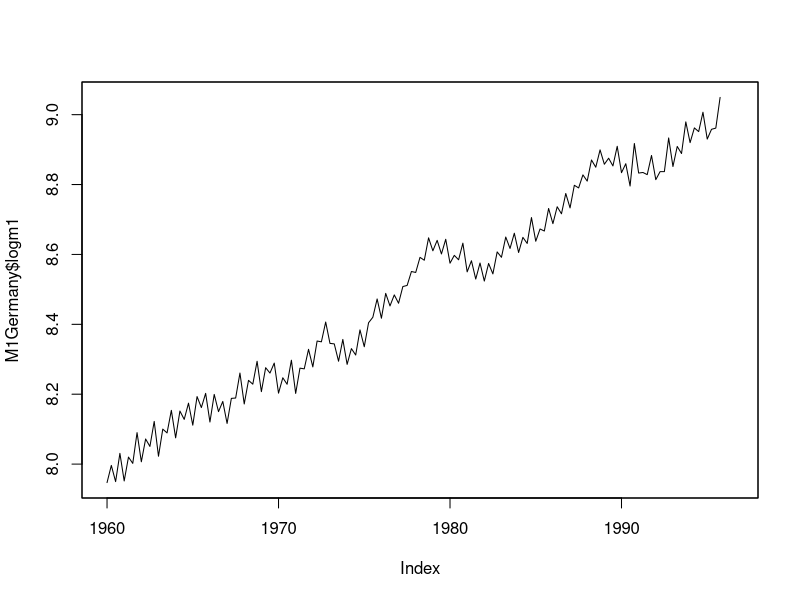
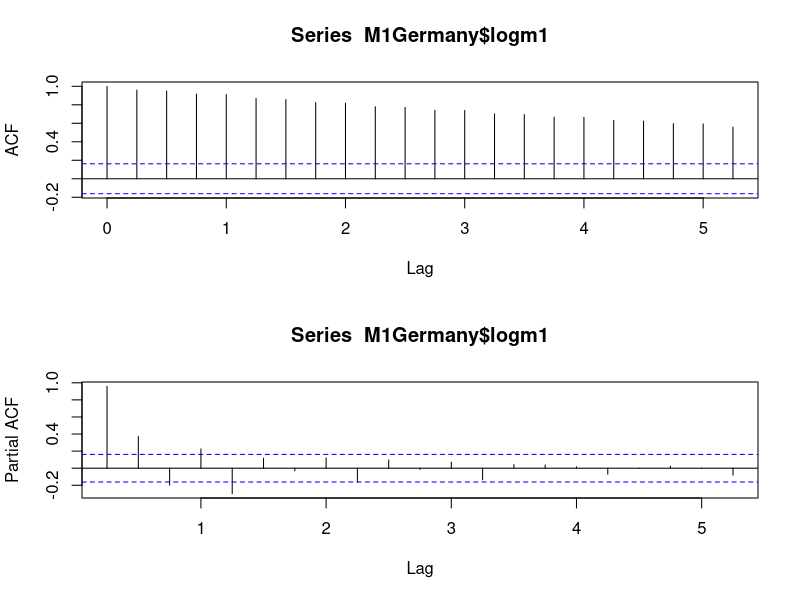
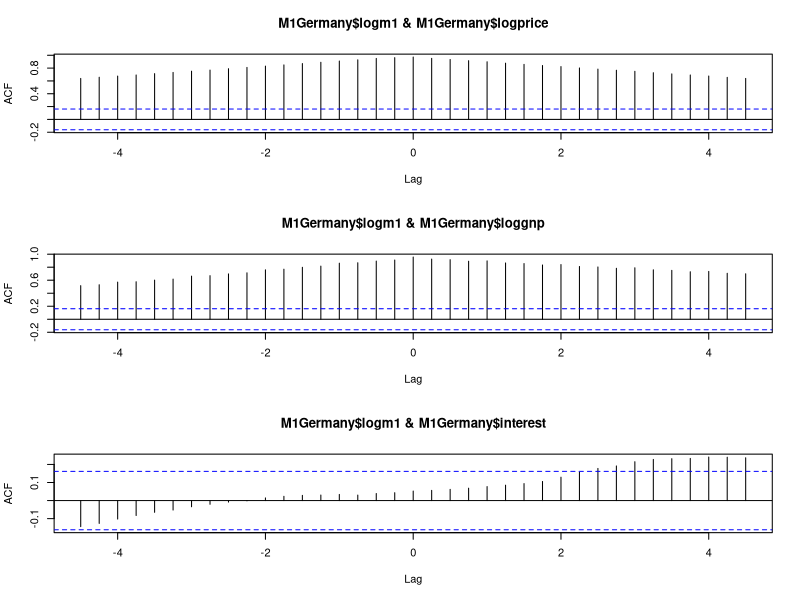
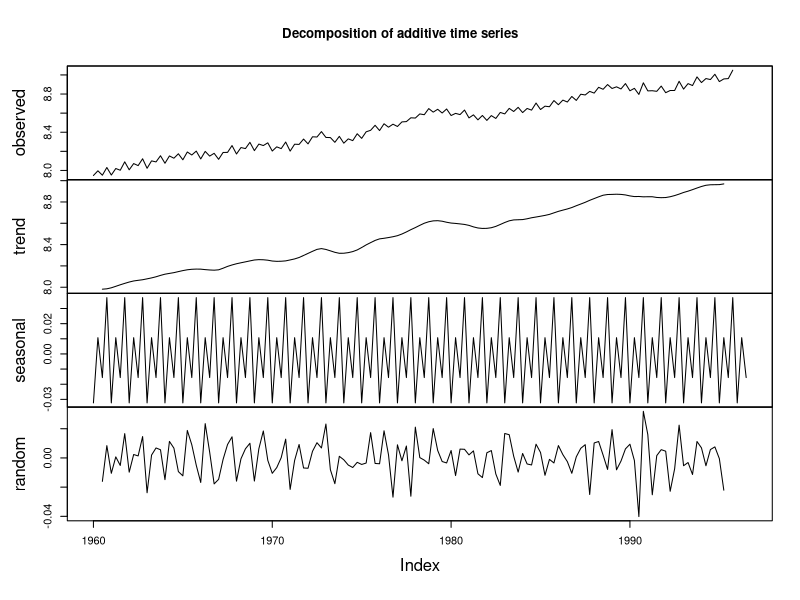
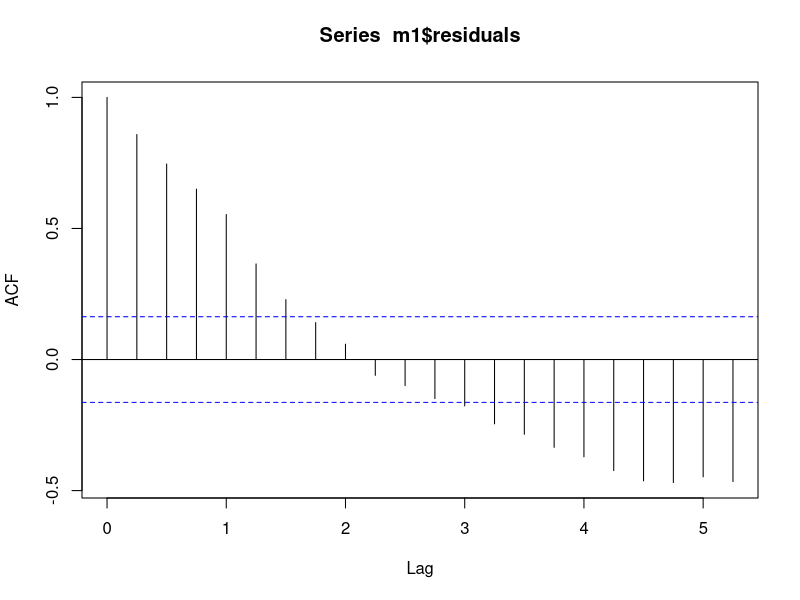
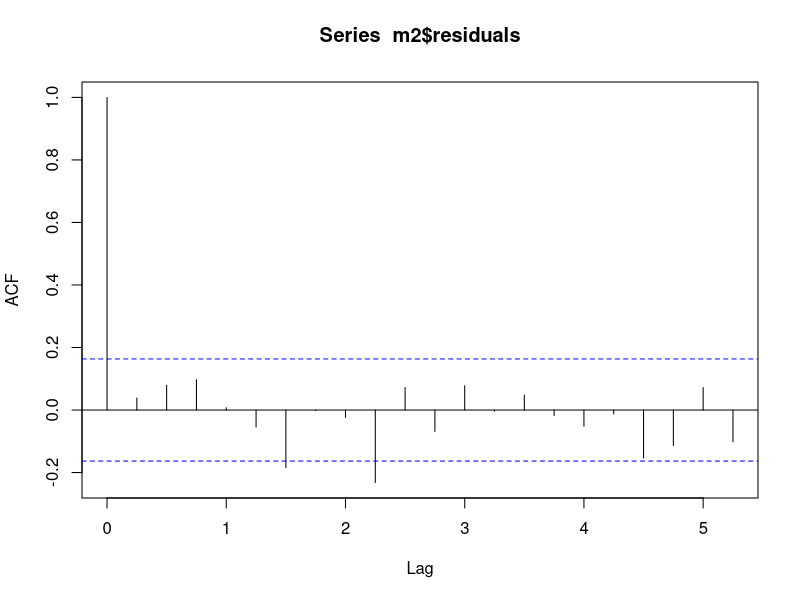
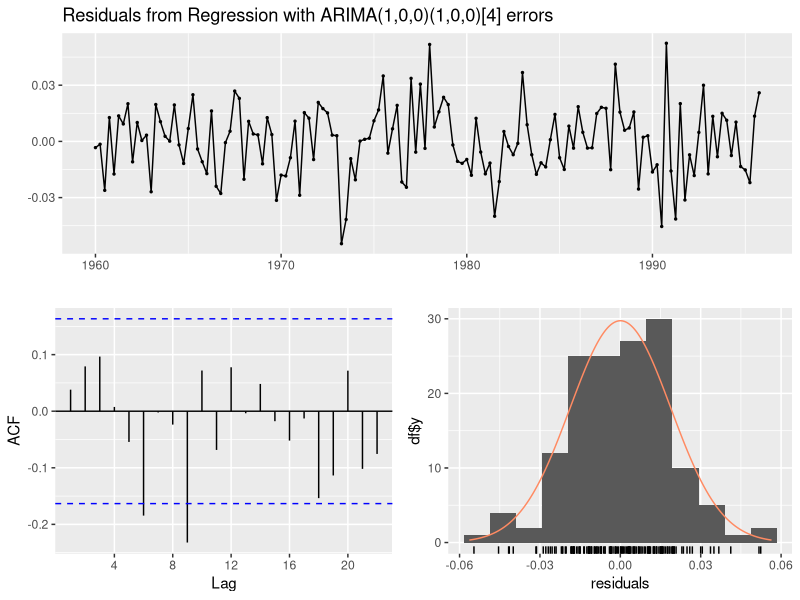
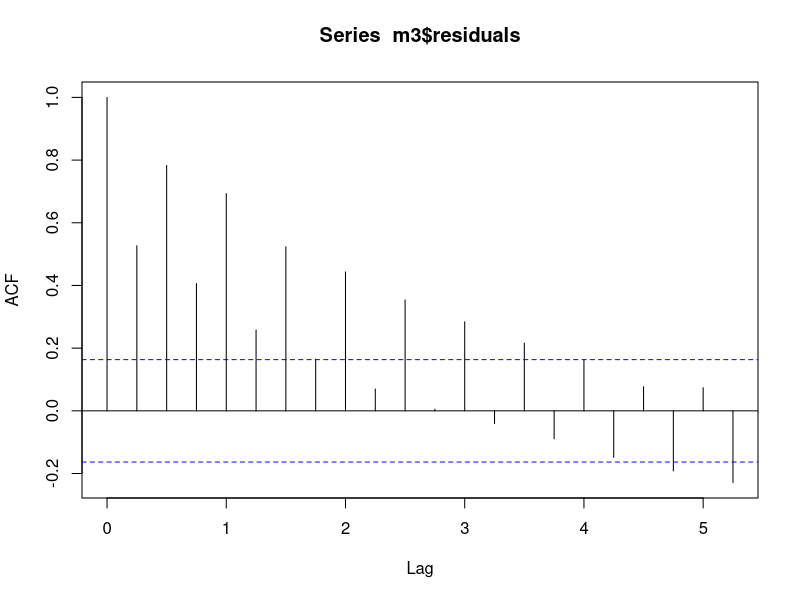

Source code (R) for these figures, in order: (Note: this script raises an error after producing the figures.)
############################
library(forecast)
library(dynlm)
library(lmtest)
# nacteni knihoven

############################
data("M1Germany")
head(M1Germany)
  # ekonomicka ctvrtletni data z Nemecka
  # M1 index "financni zasoby"

plot(M1Germany$logm1)
  # casova rada s trendem a sezonnosti, jak pro ni najit optimalni model?

# autokorelacni funkce
par(mfrow=c(2,1))
acf(M1Germany$logm1,na.action =na.pass)
pacf(M1Germany$logm1,na.action =na.pass)
par(mfrow=c(1,1))
  # je videt vysoka autokorelovanost (diky trendu)

# zavislost na ostatnich raddach
par(mfrow=c(3,1))
ccf(M1Germany$logm1,M1Germany$logprice,na.action =na.pass)
ccf(M1Germany$logm1,M1Germany$loggnp,na.action =na.pass)
ccf(M1Germany$logm1,M1Germany$interest,na.action =na.pass)
par(mfrow=c(1,1))
  # je videt vysoka korelovanost s ostatnimi radami
  # s logprice a loggnp s nulovym zpozdenim
  # s interest se zpozdenim 4 roky

# nejprve se podivame na radu jako takovou
plot(decompose(M1Germany$logm1))

m1<-dynlm(M1Germany$logm1~trend(M1Germany$logm1)+season(M1Germany$logm1))
summary(m1)
  # odhady koeficientu trendu i sezonni slozky
acf(m1$residuals)
  # residua jsou korelovana, je treba pridat arima model pro ne

# potrebuji matici "vysvetlujicich promennych tohoto modelu
m1$model[1:20,]
zavisla<-m1$model[,1]
# namisto puvodni rady logm1 pouzivam tu z modelu, kde jsou vynechana chybejici pozorovani
x.reg1<-m1$model[,2:3]
  # regresory
x.reg2<-cbind("trend"=x.reg1[,1],"Q2"=ifelse(x.reg1[,2]=="Q2",1,0),
              "Q3"=ifelse(x.reg1[,2]=="Q3",1,0),"Q4"=ifelse(x.reg1[,2]=="Q4",1,0))
head(x.reg2)
  # vytvoreni "dummy variables" do modelu
x.reg3<-as.matrix(x.reg2)
  # auto.arima potrebuje regresory ve tvaru matice
m2<-auto.arima(zavisla,xreg=x.reg3)
summary(m2)
# vysledny model
acf(m2$residuals)
# mam nekorelovana residua - dobry model
checkresiduals(m2)

# zavislost na ostatnich promennych
m3<-dynlm(M1Germany$logm1~M1Germany$logprice+M1Germany$loggnp+M1Germany$interest)
# zavislost v aktualnim case
summary(m3)
# shrnuti modelu
# ale neni lepsi brat i promenne interest zavislost se zpozdenim?
m4<-dynlm(M1Germany$logm1~M1Germany$logprice+M1Germany$loggnp+L(M1Germany$interest,-4))
# zpozdeni o 4 kroky
summary(m4)
# nevypada to

acf(m3$residuals)
# mam korelovana residua, musim pridat jeste cast arima
# vytvoreni matice regresoru
x.reg<-as.matrix(M1Germany[,2:4])
m5<-auto.arima(M1Germany$logm1,xreg=x.reg)
summary(m5)               
coeftest(m5)
# vsechny koeficienty modelu jsou vyznamne
acf(m5$residuals,na.action = na.pass)
# nekorelovana residua - dobry model
checkresiduals(m5)

# auto arima
m6<-auto.arima(M1Germany$logm1)
summary(m6)
acf(m6$residuals,na.action = na.pass)
# nekorelovana residua - dobry model

# ktery model je nejlepsi?
BIC(m1)
BIC(m2)
BIC(m3)
BIC(m5)
BIC(m6)
# m2 a m5 jsou srovnatelne

plot(M1Germany$logm1)
lines(m2$fitted,col=2)
lines(m5$fitted,col=3)
# oba modely sedi dobre

# predpovedi
# mohu pocitat jen pro model m2, pro model m5 nemam hodnoty regresoru
newd1<-data.frame("trend"=seq(36.25,38,by=0.25),"Q2"=c(0,1,0,0,0,1,0,0),
                "Q3"=c(0,0,1,0,0,0,1,0),"Q4"=c(0,0,0,1,0,0,0,1))
newd2<-as.matrix(newd1)
f2<-forecast(m2,xreg=newd2)
plot(f2)
f2
  # vykresleni a vypsani predpovedi s intervaly spolehlivosti

#############################
### Samostatne

# pouzijte databazi EuStockMarkets a zkuste najit optimalni model pro index DAX
  # databaze burzovnich indexu
head(EuStockMarkets)
DAX <- EuStockMarkets[,1]
SMI <- EuStockMarkets[,2]
CAC <- EuStockMarkets[,3]
FTSE<- EuStockMarkets[,4]

par(mfrow=c(2,1))
acf(EuStockMarkets[,1],na.action =na.pass)
pacf(EuStockMarkets[,1],na.action =na.pass)
par(mfrow=c(1,1))



par(mfrow=c(3,1))
ccf(EuStockMarkets[,1],EuStockMarkets[,2],na.action =na.pass)
ccf(EuStockMarkets[,1],EuStockMarkets[,3],na.action =na.pass)
ccf(EuStockMarkets[,1],EuStockMarkets[,4],na.action =na.pass)
par(mfrow=c(1,1))

plot(decompose(EuStockMarkets[,1]))

m1 <- dynlm(EuStockMarkets[,1] ~ trend(EuStockMarkets[,1]) + season(EuStockMarkets[,1]))
summary(m1)

acf(m1$residuals)

m3<-dynlm(EuStockMarkets[,1]~EuStockMarkets[,2]+EuStockMarkets[,3]+EuStockMarkets[,4])
xreg <- as.matrix(EuStockMarkets[,2:4]) 
model <- auto.arima(EuStockMarkets[,1], xreg = xreg, seasonal = FALSE)

model_2 <- arima(EuStockMarkets[,1], order=c(1,0,0), xreg = xreg)
par(mfrow=c(6,1))
checkresiduals(model$residuals)
checkresiduals(model_2$residuals)
par(mfrow=c(1,1))

plot(EuStockMarkets[,1])
lines(model$fitted,col=2)
lines(model_2$fitted,col='green', lwd=4)


model_2 <- arima(EuStockMarkets[,1], order=c(1,0,0), xreg = xreg)

# Extract the fitted values from model_2
fitted_values <- fitted(model_2)

# Plot the original time series data
plot(EuStockMarkets[,1], type = 'l', col = 'black', lwd = 1, main = 'Original Data')

# Add the fitted values from model_2 to the plot
lines(index(EuStockMarkets[,1]), fitted_values, col = 'green', lwd = 1, lty = 1, 
      main = 'Original Data with Fitted Values')

# Add a legend for clarity
legend('topleft', legend = c('Original Data', 'Fitted Values (ARIMA)'), 
       col = c('black', 'green'), lty = c(1, 1), lwd = c(1, 2))
# sezonnost si vyzkousejte na rade
plot(UKgas)



# nactete data EMG a hledejte optimalni model pro radu iEMG
plot(EMG)
ts(EMG)
plot(ts(EMG))
EMG <- EMG[,2:4]
plot(ts(EMG))
